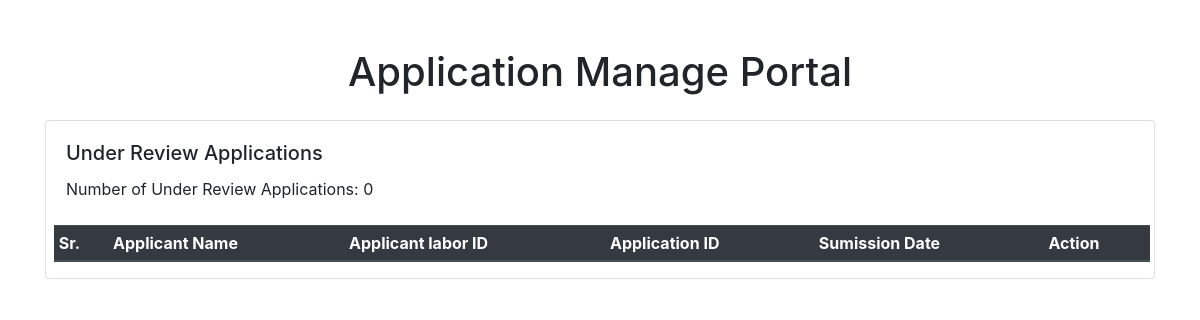
The page /ceo/labor_application/ on the database as committed earlier.
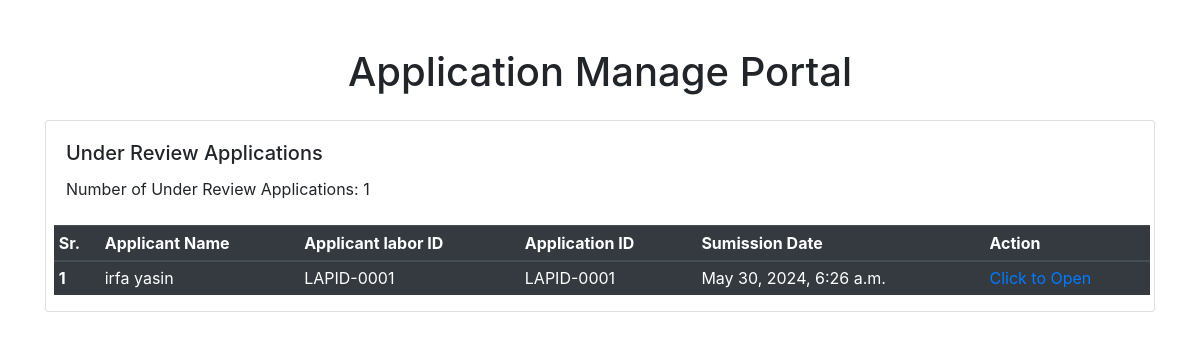
The same page on the database as committed later.
### supervisor/models.py (models this page shows, shortened)
class Application(models.Model):
    STATUS_CHOICES = [
        ('save', 'Saved'),
        ('submitted', 'Submitted'),
        ('under_review', 'Under Review'),
        ('approved', 'Approved'),
        ('rejected', 'Rejected'),
    ]
    labor = models.ForeignKey(Labor, on_delete=models.CASCADE, related_name="applications")
    title = models.CharField(max_length=255)
    app_id = models.CharField(max_length=10,  verbose_name="Application ID")
    description = models.TextField()
    date_submitted = models.DateTimeField(auto_now_add=True)
    status = models.CharField(max_length=20, choices=STATUS_CHOICES, default='save')
    def save(self, *args, **kwargs):
        if not self.app_id:
            self.app_id = self.generate_application_id()
        super(Application, self).save(*args, **kwargs)
    class Meta:
        verbose_name_plural = "Applications"

### labor/models.py (models this page shows, shortened)
class Labor(models.Model):
    POST_CHOICES = [
        ('labor', 'Labor'),
        ('supervisor', 'Supervisor'),
        ('ceo', 'CEO'),
    ]
    GENDER_CHOICES = [
        ('M', 'Male'),
        ('F', 'Female'),
        ('O', 'Other'),
    ]
    user = models.OneToOneField(User, on_delete=models.CASCADE, related_name='labors')
    labor_id = models.CharField(max_length=10, unique=True, editable=False, verbose_name="Labor ID")
    first_name = models.CharField(max_length=50, verbose_name="First Name")
    last_name = models.CharField(max_length=50, verbose_name="Last Name")
    cnic = models.CharField(max_length=13, unique=True, verbose_name="CNIC")
    phone = models.CharField(max_length=11, unique=True, verbose_name="Phone Number")
    gender = models.CharField(max_length=1, choices=GENDER_CHOICES, verbose_name="Gender")
    address = models.TextField(verbose_name="Address")
    post = models.CharField(max_length=10, choices=POST_CHOICES, verbose_name="Post", default = 'Labor')
    basic_pay = models.DecimalField(max_digits=10, decimal_places=2, verbose_name="Basic Pay")
    date_of_birth = models.DateField(verbose_name="Date of Birth")
    date_of_hire = models.DateField(verbose_name="Date of Hire", auto_now_add=True)
    def username(self):
        return f'{self.first_name} {self.last_name}'
    class Meta:
        verbose_name = "Labor"
        verbose_name_plural = "Labors"
        ordering = ['first_name', 'last_name']

### ceo/views.py (the view)
# urls.py: path('labor_application/', views.labor_applications_view, name='labor_application'),
def labor_applications_view(request):
    applications = Application.objects.filter(status='under_review')
    return render(request, 'ceo/applications_view.html', context={'applications':applications})

### ceo/templates/ceo/applications_view.html (shortened to what this page needs)
<!DOCTYPE html>
<html lang="en">
<head>
    <link href="https://maxcdn.bootstrapcdn.com/bootstrap/4.5.2/css/bootstrap.min.css" rel="stylesheet">
</head>
<body>
    <div class="container mt-5">
        <div class="row">
            <div class="col-12">
                <h1 class="text-center">Application Manage Portal</h1>
                <div class="card mt-4">
                    <div class="card-body">
                        <h5 class="card-title">Under Review Applications</h5>
                        <p class="card-text">Number of Under Review Applications: {{ applications|length }}</p>
                    </div>
                    <div class="mt-1 ml-2 mr-1">
                    <table class="table table-sm table-dark">
  <thead>
    <tr>
      <th scope="col">Sr.</th>
      <th scope="col">Applicant Name</th>
      <th scope="col">Applicant labor ID</th>
      <th scope="col">Application ID</th>
      <th scope="col">Sumission Date</th>
      <th scope="col">Action</th>
    </tr>
  </thead>
  <tbody>
  {% for app in applications %}
    <tr>
      <th scope="row">{{ forloop.counter }}</th>
      <td>{{ app.labor.username }}</td>
      <td>{{app.app_id}}</td>
      <td>{{ app.app_id }}</td>
      <td>{{ app.date_submitted }}</td>
      <td> <a href="{% url 'ceo:open_application' app.id %}"> Click to Open </a> </td>
    </tr>
  {% endfor %}
  </tbody>
</table>
</div>
                </div>
            </div>
        </div>
    </div>
</body>
</html>

Rows that differ between the two databases and show on the page:
now on this page (row edited): Application: labor.username "irfa yasin", app_id "LAPID-0001", date_submitted "May 30, 2024, 6:26 a.m."
Other text that changed with them:
{{ applications|length }}: "0" → "1"
